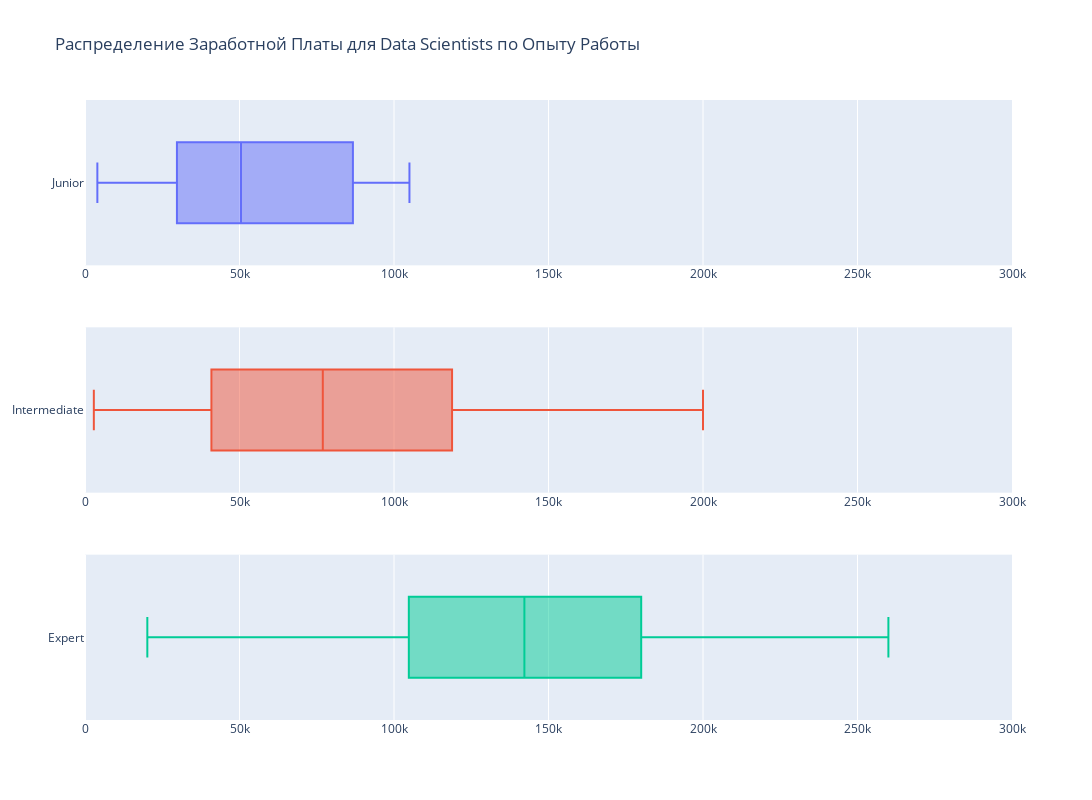

Notebook code for this chart:
### Markdown cell above
### Влияет ли опыт работы на заработную плату Data Scientist?

### Code cell
#experience level converted to numerical feature for statistical testing, thus need to filter by experience_level for easier visualization
entry = salaries[(salaries['job_title'] == 'Data Scientist') & (salaries['experience_level'] == 1)]
middle = salaries[(salaries['job_title'] == 'Data Scientist') & (salaries['experience_level'] == 2)]
senior = salaries[(salaries['job_title'] == 'Data Scientist') & (salaries['experience_level'] == 3)]

#create side-by-side plots
fig = make_subplots(rows=3, cols=1)

#first graph
fig.add_trace(
    go.Box(x=entry['salary'], name='Junior'),
    row=1, col=1
)

#set the same axis limits
fig.update_xaxes(range=[0, 300000])


#second graph
fig.add_trace(
    go.Box(x=middle['salary'], name='Intermediate'),
    row=2, col=1
)

#set the same axis limits
fig.update_xaxes(range=[0, 300000])


#third graph
fig.add_trace(
    go.Box(x=senior['salary'], name='Expert'),
    row=3, col=1
)

#set the same axis limits
fig.update_xaxes(range=[0, 300000])

#set characteristics
fig.update_layout(height=800,
                  width=1100,
                  showlegend=False,
                  title_text='Распределение Заработной Платы для Data Scientists по Опыту Работы'
)

fig.show()

### Figure 1 — Plotly figure (JSON) as saved in the notebook; plotly's stock layout.template omitted (floating-point values rounded to 4 significant figures)
{"data": [{"name": "Junior", "type": "box", "x": [51321, 39916, 21669, 62726, 49268, 105000, 29751, 49646, 100000, 80000, 13400, 4000, 36643, 90000, 28399, 100000, 58000, 18442, 100000, 52396, 40000, 86703], "xaxis": "x", "yaxis": "y"}, {"name": "Intermediate", "type": "box", "x": [79833, 35735, 40481, 45760, 76958, 105000, 38776, 118000, 138350, 62726, 42197, 73000, 50000, 9466, 82500, 150000, 75774, 119059, 2859, 40038, 5679, 90734, 147000, 61467, 37825, 160000, 12901, 116914, 33808, 56256, 88654, 46809, 115000, 130000, 16904, 25532, 109000, 130000, 90000, 65438, 39263, 71982, 45807, 31615, 183228, 91614, 200000, 120000, 100000, 35590, 48000, 122346, 69336, 135000, 78000, 141300, 102100, 160000, 130000], "xaxis": "x2", "yaxis": "y2"}, {"name": "Expert", "type": "box", "x": [68428, 120000, 91237, 53192, 87738, 135000, 103691, 165000, 77684, 20171, 136620, 99360, 117789, 104702, 146000, 123000, 165220, 120160, 180000, 120000, 95550, 167000, 150000, 211500, 138600, 170000, 215300, 158200, 180000, 260000, 180000, 80000, 140400, 215300, 104890, 140000, 220000, 185100, 230000, 100000, 165000, 205300, 176000, 144000, 205300, 140400, 210000, 150000], "xaxis": "x3", "yaxis": "y3"}], "layout": {"height": 800, "showlegend": false, "title": {"text": "Распределение Заработной Платы для Data Scientists по Опыту Работы"}, "width": 1100, "xaxis": {"anchor": "y", "domain": [0, 1], "range": [0, 300000]}, "xaxis2": {"anchor": "y2", "domain": [0, 1], "range": [0, 300000]}, "xaxis3": {"anchor": "y3", "domain": [0, 1], "range": [0, 300000]}, "yaxis": {"anchor": "x", "domain": [0.7333, 1]}, "yaxis2": {"anchor": "x2", "domain": [0.3667, 0.6333]}, "yaxis3": {"anchor": "x3", "domain": [0, 0.2667]}}}
